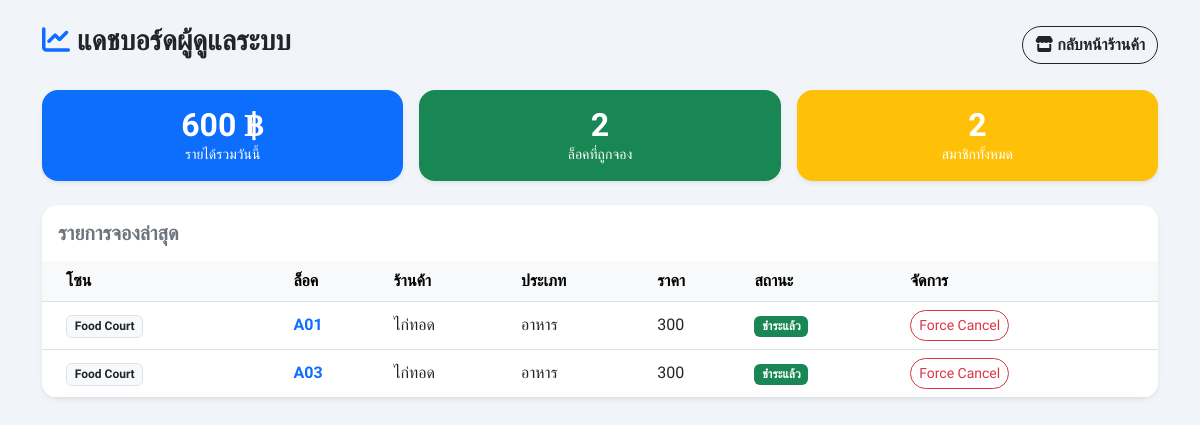
The page /admin (signed in) on the database its author committed.
### tables this page shows
CREATE TABLE stalls (
        id INTEGER PRIMARY KEY AUTOINCREMENT,
        name TEXT NOT NULL,
        zone TEXT NOT NULL,
        price INTEGER NOT NULL,
        status TEXT DEFAULT 'available', 
        shop_name TEXT DEFAULT '',
        phone TEXT DEFAULT '',
        product_category TEXT DEFAULT '',
        booking_date TEXT DEFAULT '',
        booked_by INTEGER,
        payment_ref TEXT DEFAULT '',
        payment_status TEXT DEFAULT 'pending' 
    );

### app.py (the view)
@app.route('/admin')
def admin_dashboard():
    if session.get('role') != 'admin':
        flash('สำหรับผู้ดูแลระบบเท่านั้น', 'danger')
        return redirect('/')
    conn = get_db()
    total_sales = conn.execute("SELECT SUM(price) FROM stalls WHERE status='booked'").fetchone()[0] or 0
    total_booked = conn.execute("SELECT COUNT(*) FROM stalls WHERE status='booked'").fetchone()[0]
    total_users = conn.execute("SELECT COUNT(*) FROM users").fetchone()[0]
    bookings = conn.execute("SELECT * FROM stalls WHERE status='booked' ORDER BY zone, name").fetchall()
    conn.close()
    return render_template('admin.html', total_sales=total_sales, total_booked=total_booked, total_users=total_users, bookings=bookings)

### app.py (called while the page is built)
def get_db():
    conn = sqlite3.connect('market.db')
    conn.row_factory = sqlite3.Row
    return conn

### templates/admin.html (shortened to what this page needs)
<!DOCTYPE html>
<html lang="th">
<head>
    <link href="https://cdn.jsdelivr.net/npm/bootstrap@5.3.0/dist/css/bootstrap.min.css" rel="stylesheet">
    <link href="https://cdnjs.cloudflare.com/ajax/libs/font-awesome/6.4.0/css/all.min.css" rel="stylesheet">
</head>
<body class="p-4">
    <div class="container">
        <div class="d-flex justify-content-between align-items-center mb-4">
            <h3 class="fw-bold text-dark"><i class="fas fa-chart-line text-primary"></i> แดชบอร์ดผู้ดูแลระบบ</h3>
            <a href="/" class="btn btn-outline-dark rounded-pill fw-bold"><i class="fas fa-store"></i> กลับหน้าร้านค้า</a>
        </div>
        <div class="row g-3 mb-4">
            <div class="col-md-4">
                <div class="card border-0 shadow-sm p-3 text-center text-white bg-primary rounded-4">
                    <h2 class="fw-bold mb-0">{{ total_sales }} ฿</h2>
                    <small>รายได้รวมวันนี้</small>
                </div>
            </div>
            <div class="col-md-4">
                <div class="card border-0 shadow-sm p-3 text-center text-white bg-success rounded-4">
                    <h2 class="fw-bold mb-0">{{ total_booked }}</h2>
                    <small>ล็อคที่ถูกจอง</small>
                </div>
            </div>
            <div class="col-md-4">
                <div class="card border-0 shadow-sm p-3 text-center text-white bg-warning rounded-4">
                    <h2 class="fw-bold mb-0">{{ total_users }}</h2>
                    <small>สมาชิกทั้งหมด</small>
                </div>
            </div>
        </div>
        <div class="card border-0 shadow-sm rounded-4 overflow-hidden">
            <div class="card-header bg-white border-0 py-3">
                <h5 class="fw-bold m-0 text-secondary">รายการจองล่าสุด</h5>
            </div>
            <div class="table-responsive">
                <table class="table table-hover align-middle mb-0">
                    <thead class="table-light">
                        <tr>
                            <th class="ps-4">โซน</th>
                            <th>ล็อค</th>
                            <th>ร้านค้า</th>
                            <th>ประเภท</th>
                            <th>ราคา</th>
                            <th>สถานะ</th>
                            <th>จัดการ</th>
                        </tr>
                    </thead>
                    <tbody>
                        {% if bookings %}
                            {% for stall in bookings %}
                            <tr>
                                <td class="ps-4"><span class="badge bg-light text-dark border">{{ stall.zone }}</span></td>
                                <td class="fw-bold text-primary">{{ stall.name }}</td>
                                <td>{{ stall.shop_name }}</td>
                                <td>{{ stall.product_category }}</td>
                                <td>{{ stall.price }}</td>
                                <td>
                                    {% if stall.payment_status == 'paid' %}
                                        <span class="badge bg-success">ชำระแล้ว</span>
                                    {% else %}
                                        <span class="badge bg-warning text-dark">รอตรวจสอบ</span>
                                    {% endif %}
                                </td>
                                <td>
                                    <a href="/cancel_booking/{{ stall.id }}" class="btn btn-sm btn-outline-danger rounded-pill" onclick="return confirm('ยืนยันการยกเลิก?')">Force Cancel</a>
                                </td>
                            </tr>
                            {% endfor %}
                        {% else %}
                            <tr>
                                <td colspan="7" class="text-center py-4 text-muted">ยังไม่มีรายการจอง</td>
                            </tr>
                        {% endif %}
                    </tbody>
                </table>
            </div>
        </div>
    </div>
</body>
</html>

### templates/admin.html (style rules this page uses)
body { font-family: 'Sarabun', sans-serif; background: #f1f5f9; }

### rows shown on the page
stalls: zone "Food Court", name "A01", shop_name "ไก่ทอด", product_category "อาหาร", price "300", payment_status "ชำระแล้ว"
stalls: zone "Food Court", name "A03", shop_name "ไก่ทอด", product_category "อาหาร", price "300", payment_status "ชำระแล้ว"

### other values the page prints
{{ total_sales }} "600"
{{ total_booked }} "2"
{{ total_users }} "2"
